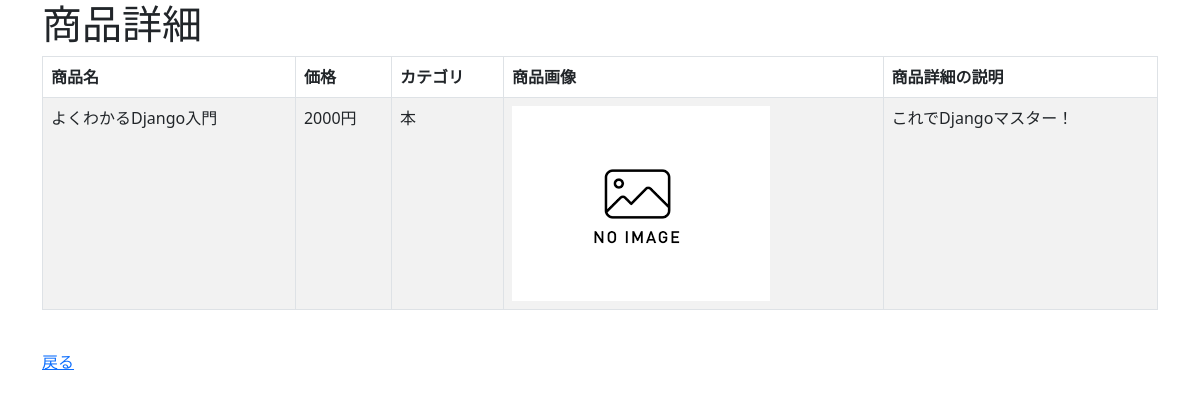
The app's page /crud/detail/1 with its own data.
### crud/models.py (models this page shows, shortened)
class Product(models.Model):
  name = models.CharField(max_length=200)
  price = models.PositiveIntegerField()
  category = models.ForeignKey(Category, on_delete=models.CASCADE)
  img = models.ImageField(blank=True, default='noImage.png')
  detail = models.TextField(blank=True, null=True)

class Category(models.Model):
    name = models.CharField(max_length=200)
    def __str__(self):
        return self.name

### crud/views.py (the view)
# urls.py: path('crud/detail/<int:pk>', views.ProductDetailView.as_view(), name="detail"),
class ProductDetailView(DetailView):
    model = Product

### crud/templates/crud/product_detail.html (shortened to what this page needs)
{% extends "base.html" %}
{% block content %}
<h1>商品詳細</h1>
<table class="table table-striped table-hover table-bordered">
    <thead>
        <tr>
            <th>商品名</th>
            <th>価格</th>
            <th>カテゴリ</th>
            <th>商品画像</th>
            <th>商品詳細の説明</th>
        </tr>
    </thead>
        <tr>
            <td>{{ product.name }}</td>
            <td>{{ product.price }}円</td>
            <td>{{ product.category }}</td>
            <td><img src="{{ product.img.url }}" style="width:100px height:auto;"></td>
            <td>{{ product.detail }}</td>
        </tr>
</table>
<form method="post" enctype="multipart/form-data">
    <br>
    <a href="{% url 'list' %}">戻る</a>
</form>
{% endblock %}

### records on screen
Product: name "よくわかるDjango入門", price "2000", category "本", img (placeholder picture), detail "これでDjangoマスター！"
